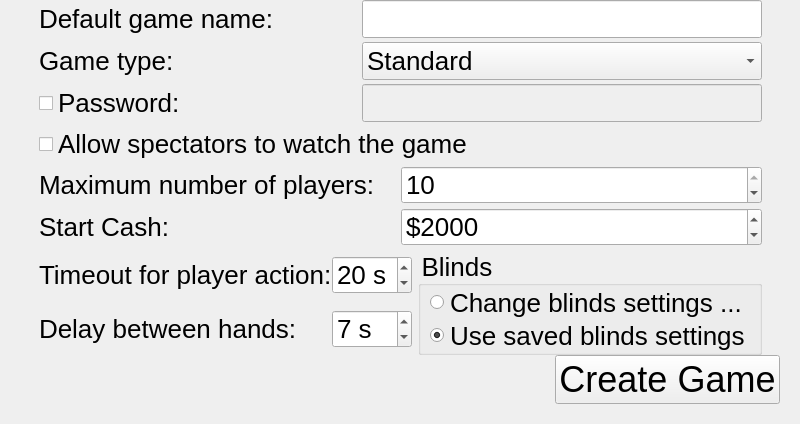
<?xml version="1.0" encoding="UTF-8"?>
<ui version="4.0">
 <class>createInternetGameDialog</class>
 <widget class="QDialog" name="createInternetGameDialog">
  <property name="geometry">
   <rect>
    <x>0</x>
    <y>0</y>
    <width>800</width>
    <height>424</height>
   </rect>
  </property>
  <property name="sizePolicy">
   <sizepolicy hsizetype="MinimumExpanding" vsizetype="MinimumExpanding">
    <horstretch>0</horstretch>
    <verstretch>0</verstretch>
   </sizepolicy>
  </property>
  <property name="minimumSize">
   <size>
    <width>800</width>
    <height>424</height>
   </size>
  </property>
  <property name="windowTitle">
   <string>Create Internet Game</string>
  </property>
  <layout class="QVBoxLayout" name="verticalLayout">
   <property name="spacing">
    <number>0</number>
   </property>
   <property name="leftMargin">
    <number>0</number>
   </property>
   <property name="topMargin">
    <number>0</number>
   </property>
   <property name="rightMargin">
    <number>0</number>
   </property>
   <property name="bottomMargin">
    <number>20</number>
   </property>
   <item>
    <spacer name="verticalSpacer">
     <property name="orientation">
      <enum>Qt::Vertical</enum>
     </property>
     <property name="sizeHint" stdset="0">
      <size>
       <width>20</width>
       <height>40</height>
      </size>
     </property>
    </spacer>
   </item>
   <item>
    <layout class="QHBoxLayout" name="horizontalLayout_4">
     <item>
      <spacer name="horizontalSpacer">
       <property name="orientation">
        <enum>Qt::Horizontal</enum>
       </property>
       <property name="sizeType">
        <enum>QSizePolicy::Expanding</enum>
       </property>
       <property name="sizeHint" stdset="0">
        <size>
         <width>1</width>
         <height>20</height>
        </size>
       </property>
      </spacer>
     </item>
     <item>
      <widget class="QFrame" name="frame">
       <property name="styleSheet">
        <string notr="true">QObject {font-size:26px}</string>
       </property>
       <layout class="QGridLayout" name="gridLayout">
        <property name="topMargin">
         <number>0</number>
        </property>
        <property name="bottomMargin">
         <number>0</number>
        </property>
        <property name="verticalSpacing">
         <number>4</number>
        </property>
        <item row="4" column="0" colspan="2">
         <layout class="QHBoxLayout" name="horizontalLayout_2">
          <item>
           <widget class="QLabel" name="label">
            <property name="sizePolicy">
             <sizepolicy hsizetype="Expanding" vsizetype="Preferred">
              <horstretch>0</horstretch>
              <verstretch>0</verstretch>
             </sizepolicy>
            </property>
            <property name="text">
             <string>Maximum number of players:</string>
            </property>
           </widget>
          </item>
          <item>
           <widget class="QSpinBox" name="spinBox_quantityPlayers">
            <property name="sizePolicy">
             <sizepolicy hsizetype="Expanding" vsizetype="Fixed">
              <horstretch>0</horstretch>
              <verstretch>0</verstretch>
             </sizepolicy>
            </property>
            <property name="minimumSize">
             <size>
              <width>150</width>
              <height>0</height>
             </size>
            </property>
            <property name="minimum">
             <number>2</number>
            </property>
            <property name="maximum">
             <number>10</number>
            </property>
            <property name="value">
             <number>10</number>
            </property>
           </widget>
          </item>
         </layout>
        </item>
        <item row="1" column="0" colspan="2">
         <layout class="QHBoxLayout" name="horizontalLayout">
          <item>
           <widget class="QLabel" name="label_3">
            <property name="sizePolicy">
             <sizepolicy hsizetype="Expanding" vsizetype="Preferred">
              <horstretch>0</horstretch>
              <verstretch>0</verstretch>
             </sizepolicy>
            </property>
            <property name="text">
             <string>Game type:</string>
            </property>
           </widget>
          </item>
          <item>
           <widget class="QComboBox" name="comboBox_gameType">
            <property name="sizePolicy">
             <sizepolicy hsizetype="MinimumExpanding" vsizetype="Fixed">
              <horstretch>0</horstretch>
              <verstretch>0</verstretch>
             </sizepolicy>
            </property>
            <property name="minimumSize">
             <size>
              <width>400</width>
              <height>0</height>
             </size>
            </property>
            <item>
             <property name="text">
              <string>Standard</string>
             </property>
             <property name="icon">
              <iconset resource="../resources/pokerth.qrc">
               <normaloff>:/gfx/player_play.png</normaloff>:/gfx/player_play.png</iconset>
             </property>
            </item>
            <item>
             <property name="text">
              <string>Registered players only</string>
             </property>
             <property name="icon">
              <iconset resource="../resources/pokerth.qrc">
               <normaloff>:/gfx/registered.png</normaloff>:/gfx/registered.png</iconset>
             </property>
            </item>
            <item>
             <property name="text">
              <string>PRIVATE POKER TABLE™</string>
             </property>
             <property name="icon">
              <iconset resource="../resources/pokerth.qrc">
               <normaloff>:/gfx/list_add_user.png</normaloff>:/gfx/list_add_user.png</iconset>
             </property>
            </item>
            <item>
             <property name="text">
              <string>Ranking game</string>
             </property>
             <property name="icon">
              <iconset resource="../resources/pokerth.qrc">
               <normaloff>:/gfx/cup.png</normaloff>:/gfx/cup.png</iconset>
             </property>
            </item>
           </widget>
          </item>
         </layout>
        </item>
        <item row="7" column="1">
         <widget class="QGroupBox" name="groupBox_blinds">
          <property name="title">
           <string>Blinds</string>
          </property>
          <layout class="QGridLayout">
           <property name="topMargin">
            <number>0</number>
           </property>
           <property name="bottomMargin">
            <number>0</number>
           </property>
           <property name="verticalSpacing">
            <number>0</number>
           </property>
           <item row="1" column="1">
            <widget class="QRadioButton" name="radioButton_useSavedBlindsSettings">
             <property name="text">
              <string>Use saved blinds settings</string>
             </property>
             <property name="checked">
              <bool>true</bool>
             </property>
            </widget>
           </item>
           <item row="0" column="1">
            <widget class="QRadioButton" name="radioButton_changeBlindsSettings">
             <property name="text">
              <string>Change blinds settings ...</string>
             </property>
            </widget>
           </item>
          </layout>
         </widget>
        </item>
        <item row="7" column="0">
         <layout class="QGridLayout" name="gridLayout_3">
          <property name="verticalSpacing">
           <number>10</number>
          </property>
          <item row="0" column="0">
           <widget class="QLabel" name="label_6">
            <property name="sizePolicy">
             <sizepolicy hsizetype="Minimum" vsizetype="Preferred">
              <horstretch>0</horstretch>
              <verstretch>0</verstretch>
             </sizepolicy>
            </property>
            <property name="text">
             <string>Timeout for player action:</string>
            </property>
           </widget>
          </item>
          <item row="0" column="1">
           <widget class="QSpinBox" name="spinBox_netTimeOutPlayerAction">
            <property name="suffix">
             <string> s</string>
            </property>
            <property name="minimum">
             <number>5</number>
            </property>
            <property name="maximum">
             <number>60</number>
            </property>
            <property name="value">
             <number>20</number>
            </property>
           </widget>
          </item>
          <item row="1" column="0">
           <widget class="QLabel" name="label_5">
            <property name="text">
             <string>Delay between hands:</string>
            </property>
           </widget>
          </item>
          <item row="1" column="1">
           <widget class="QSpinBox" name="spinBox_netDelayBetweenHands">
            <property name="sizePolicy">
             <sizepolicy hsizetype="Expanding" vsizetype="Fixed">
              <horstretch>0</horstretch>
              <verstretch>0</verstretch>
             </sizepolicy>
            </property>
            <property name="suffix">
             <string> s</string>
            </property>
            <property name="minimum">
             <number>5</number>
            </property>
            <property name="maximum">
             <number>20</number>
            </property>
            <property name="value">
             <number>7</number>
            </property>
           </widget>
          </item>
         </layout>
        </item>
        <item row="2" column="0" colspan="2">
         <layout class="QHBoxLayout">
          <property name="spacing">
           <number>6</number>
          </property>
          <property name="leftMargin">
           <number>0</number>
          </property>
          <property name="topMargin">
           <number>0</number>
          </property>
          <property name="rightMargin">
           <number>0</number>
          </property>
          <property name="bottomMargin">
           <number>0</number>
          </property>
          <item>
           <widget class="QCheckBox" name="checkBox_Password">
            <property name="sizePolicy">
             <sizepolicy hsizetype="Expanding" vsizetype="Fixed">
              <horstretch>0</horstretch>
              <verstretch>0</verstretch>
             </sizepolicy>
            </property>
            <property name="text">
             <string>Password:</string>
            </property>
            <property name="iconSize">
             <size>
              <width>32</width>
              <height>32</height>
             </size>
            </property>
           </widget>
          </item>
          <item>
           <widget class="QLineEdit" name="lineEdit_Password">
            <property name="enabled">
             <bool>false</bool>
            </property>
            <property name="minimumSize">
             <size>
              <width>400</width>
              <height>0</height>
             </size>
            </property>
            <property name="echoMode">
             <enum>QLineEdit::Password</enum>
            </property>
           </widget>
          </item>
         </layout>
        </item>
        <item row="0" column="0" colspan="2">
         <layout class="QHBoxLayout" name="horizontalLayout_8">
          <item>
           <widget class="QLabel" name="label_23">
            <property name="sizePolicy">
             <sizepolicy hsizetype="Expanding" vsizetype="Preferred">
              <horstretch>0</horstretch>
              <verstretch>0</verstretch>
             </sizepolicy>
            </property>
            <property name="styleSheet">
             <string notr="true"/>
            </property>
            <property name="text">
             <string>Default game name:</string>
            </property>
           </widget>
          </item>
          <item>
           <widget class="QLineEdit" name="lineEdit_gameName">
            <property name="minimumSize">
             <size>
              <width>400</width>
              <height>0</height>
             </size>
            </property>
            <property name="maximumSize">
             <size>
              <width>16777215</width>
              <height>16777215</height>
             </size>
            </property>
            <property name="inputMethodHints">
             <set>Qt::ImhNoPredictiveText</set>
            </property>
            <property name="maxLength">
             <number>48</number>
            </property>
           </widget>
          </item>
         </layout>
        </item>
        <item row="5" column="0" colspan="2">
         <layout class="QHBoxLayout" name="horizontalLayout_3">
          <item>
           <widget class="QLabel" name="label_2">
            <property name="sizePolicy">
             <sizepolicy hsizetype="Expanding" vsizetype="Preferred">
              <horstretch>0</horstretch>
              <verstretch>0</verstretch>
             </sizepolicy>
            </property>
            <property name="text">
             <string>Start Cash:</string>
            </property>
           </widget>
          </item>
          <item>
           <widget class="QSpinBox" name="spinBox_startCash">
            <property name="sizePolicy">
             <sizepolicy hsizetype="Expanding" vsizetype="Fixed">
              <horstretch>0</horstretch>
              <verstretch>0</verstretch>
             </sizepolicy>
            </property>
            <property name="minimumSize">
             <size>
              <width>150</width>
              <height>0</height>
             </size>
            </property>
            <property name="suffix">
             <string/>
            </property>
            <property name="prefix">
             <string>$</string>
            </property>
            <property name="minimum">
             <number>1000</number>
            </property>
            <property name="maximum">
             <number>1000000</number>
            </property>
            <property name="singleStep">
             <number>50</number>
            </property>
            <property name="value">
             <number>2000</number>
            </property>
           </widget>
          </item>
         </layout>
        </item>
        <item row="3" column="0" colspan="2">
         <widget class="QCheckBox" name="checkBox_allowSpectators">
          <property name="text">
           <string>Allow spectators to watch the game</string>
          </property>
         </widget>
        </item>
       </layout>
      </widget>
     </item>
     <item>
      <spacer name="horizontalSpacer_2">
       <property name="orientation">
        <enum>Qt::Horizontal</enum>
       </property>
       <property name="sizeHint" stdset="0">
        <size>
         <width>1</width>
         <height>20</height>
        </size>
       </property>
      </spacer>
     </item>
    </layout>
   </item>
   <item>
    <spacer name="verticalSpacer_2">
     <property name="orientation">
      <enum>Qt::Vertical</enum>
     </property>
     <property name="sizeHint" stdset="0">
      <size>
       <width>20</width>
       <height>40</height>
      </size>
     </property>
    </spacer>
   </item>
   <item>
    <layout class="QHBoxLayout">
     <property name="spacing">
      <number>0</number>
     </property>
     <property name="leftMargin">
      <number>0</number>
     </property>
     <property name="topMargin">
      <number>0</number>
     </property>
     <property name="rightMargin">
      <number>0</number>
     </property>
     <property name="bottomMargin">
      <number>0</number>
     </property>
     <item>
      <spacer>
       <property name="orientation">
        <enum>Qt::Horizontal</enum>
       </property>
       <property name="sizeHint" stdset="0">
        <size>
         <width>181</width>
         <height>20</height>
        </size>
       </property>
      </spacer>
     </item>
     <item>
      <widget class="QPushButton" name="pushButton_createGame">
       <property name="styleSheet">
        <string notr="true">QObject {font: 36px}</string>
       </property>
       <property name="text">
        <string>Create Game</string>
       </property>
       <property name="icon">
        <iconset resource="../resources/pokerth.qrc">
         <normaloff>:/gfx/dialog_ok_apply.png</normaloff>:/gfx/dialog_ok_apply.png</iconset>
       </property>
       <property name="iconSize">
        <size>
         <width>32</width>
         <height>32</height>
        </size>
       </property>
       <property name="autoDefault">
        <bool>false</bool>
       </property>
      </widget>
     </item>
     <item>
      <spacer name="horizontalSpacer_3">
       <property name="orientation">
        <enum>Qt::Horizontal</enum>
       </property>
       <property name="sizeType">
        <enum>QSizePolicy::Fixed</enum>
       </property>
       <property name="sizeHint" stdset="0">
        <size>
         <width>20</width>
         <height>20</height>
        </size>
       </property>
      </spacer>
     </item>
    </layout>
   </item>
  </layout>
 </widget>
 <tabstops>
  <tabstop>lineEdit_gameName</tabstop>
  <tabstop>comboBox_gameType</tabstop>
  <tabstop>checkBox_Password</tabstop>
  <tabstop>lineEdit_Password</tabstop>
  <tabstop>radioButton_useSavedBlindsSettings</tabstop>
  <tabstop>pushButton_createGame</tabstop>
 </tabstops>
 <resources>
  <include location="../resources/pokerth.qrc"/>
 </resources>
 <connections>
  <connection>
   <sender>pushButton_createGame</sender>
   <signal>clicked()</signal>
   <receiver>createInternetGameDialog</receiver>
   <slot>accept()</slot>
   <hints>
    <hint type="sourcelabel">
     <x>205</x>
     <y>294</y>
    </hint>
    <hint type="destinationlabel">
     <x>87</x>
     <y>215</y>
    </hint>
   </hints>
  </connection>
 </connections>
</ui>
